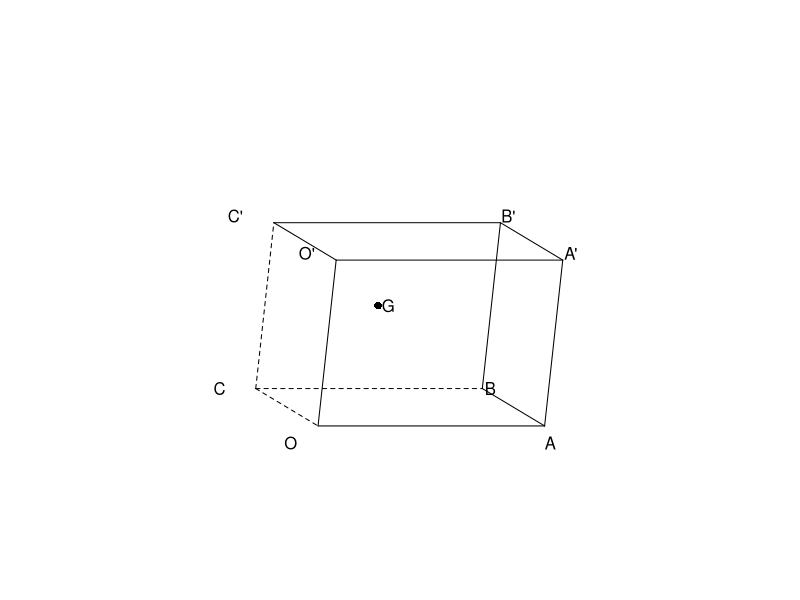
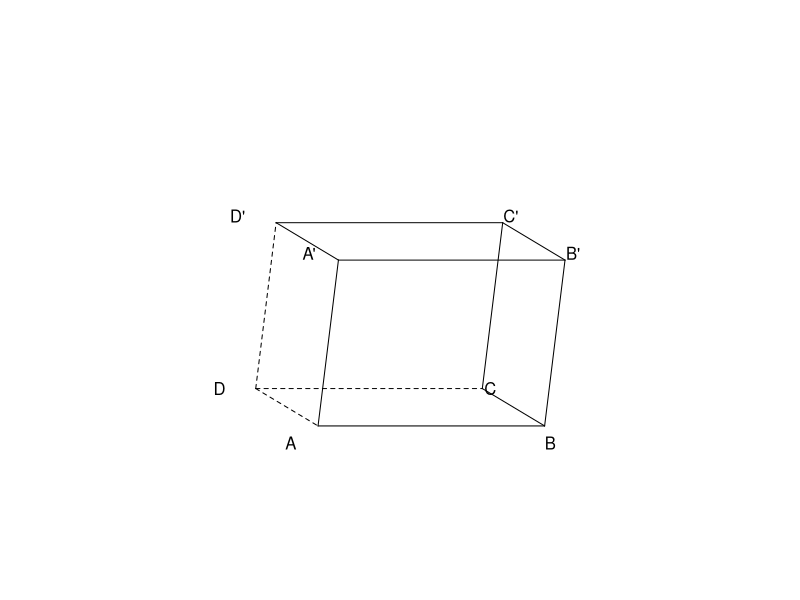
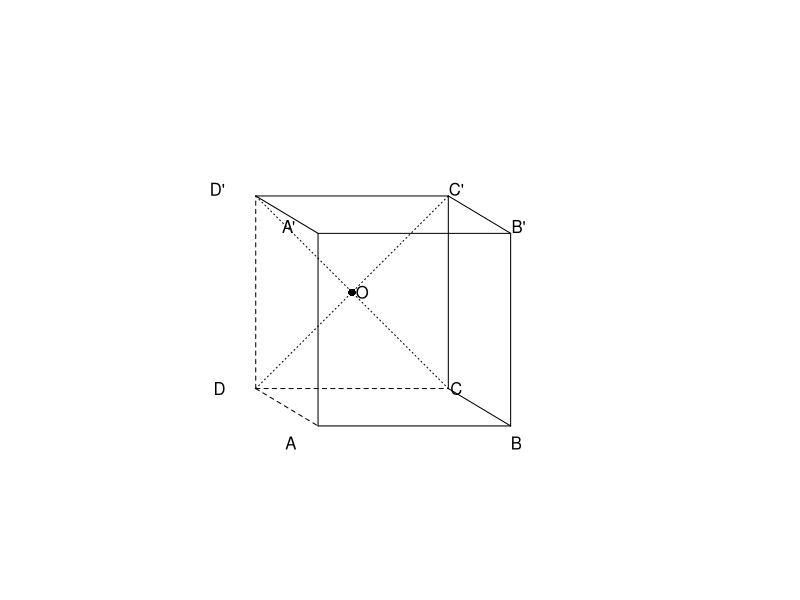
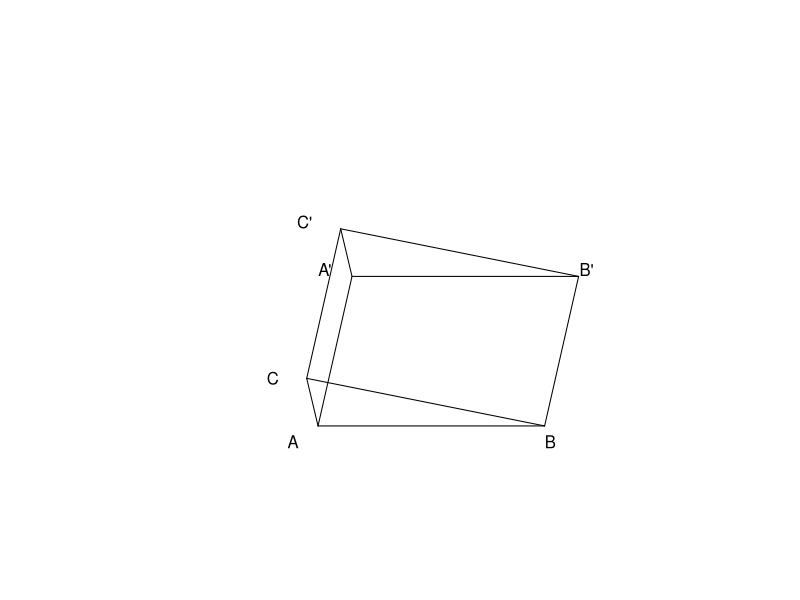
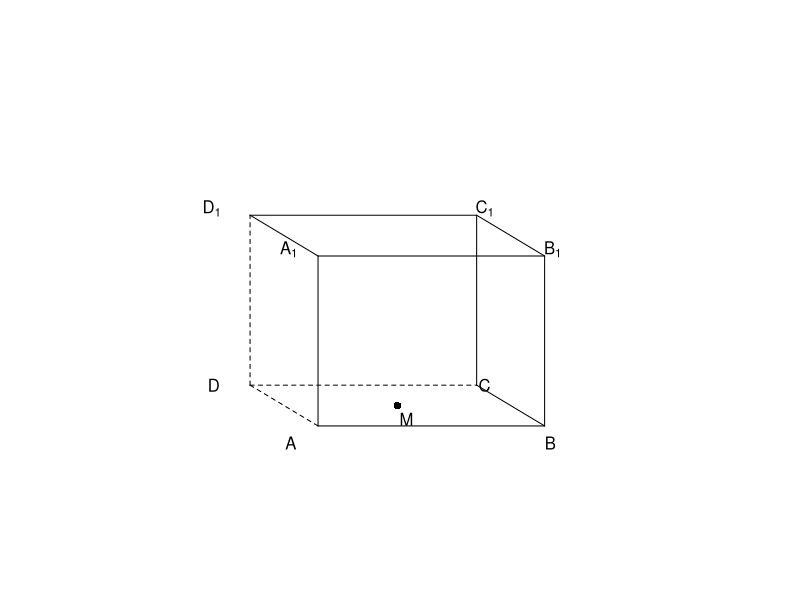
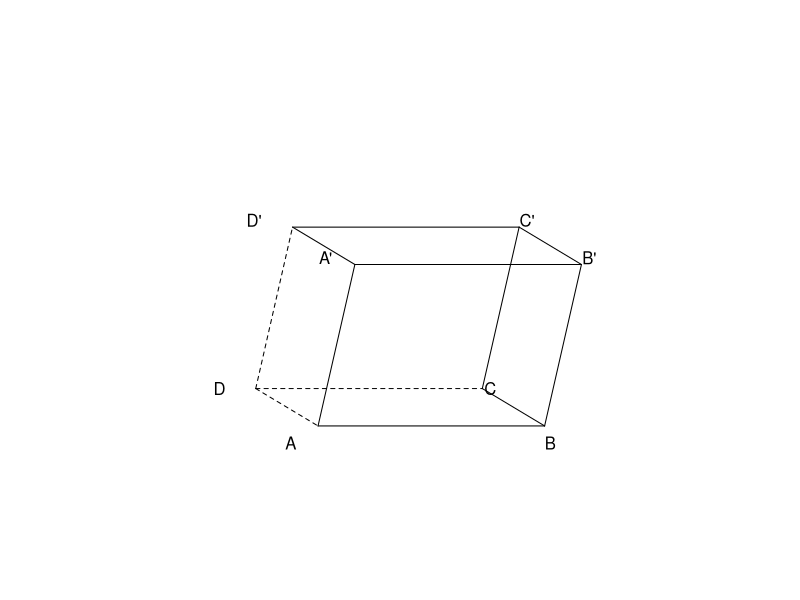
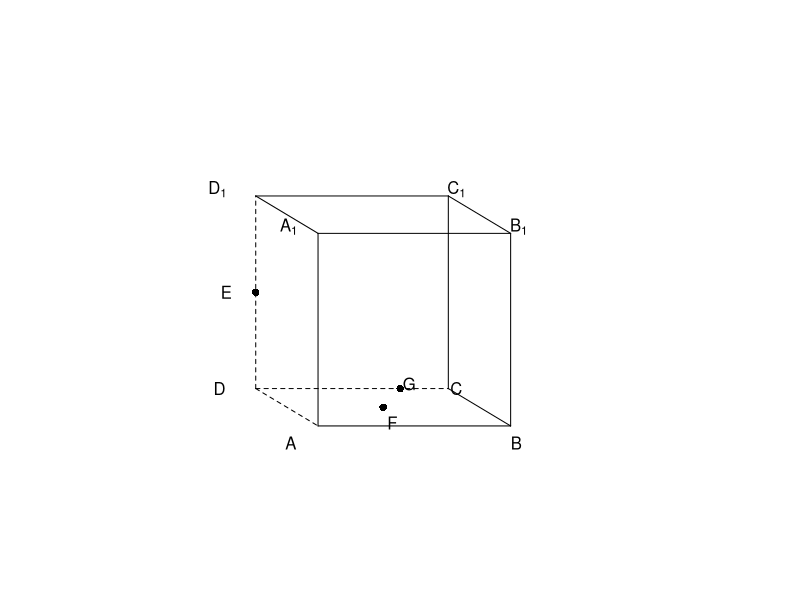

These charts were generated, in order, by the following R code:
setwd("C:/Users/18904/Github/senior-mathematics/codes")
if(!dir.exists("../figures"))dir.create("../figures")
pr=function(p)c(p[1]-0.5*p[2],p[3]+0.3*p[2])
ln=function(a,b,lty=1){pa=pr(a);pb=pr(b);lines(c(pa[1],pb[1]),c(pa[2],pb[2]),lty=lty)}
lb=function(p,t,dx=0.07,dy=0.06){q=pr(p);text(q[1]+dx,q[2]+dy,t)}
dot=function(p){q=pr(p);points(q[1],q[2],pch=16)}
mk=function(){plot(0,0,type="n",xlim=c(-1.6,3.4),ylim=c(-0.5,2.9),axes=FALSE,xlab="",ylab="",asp=1)}
bx=function(w=2,d=1.1,h=1.5){
 A=c(0,0,0);B=c(w,0,0);C=c(w,d,0);D=c(0,d,0)
 A1=c(0,0,h);B1=c(w,0,h);C1=c(w,d,h);D1=c(0,d,h)
 ln(A,B);ln(B,C);ln(A1,B1);ln(B1,C1);ln(C1,D1);ln(D1,A1)
 ln(A,A1);ln(B,B1);ln(C,C1)
 ln(D,C,2);ln(D,A,2);ln(D,D1,2)
 list(A=A,B=B,C=C,D=D,A1=A1,B1=B1,C1=C1,D1=D1)}
lbb=function(b,q="'"){
 lb(b$A,"A",dx=-0.24,dy=-0.15);lb(b$B,"B",dx=0.05,dy=-0.15)
 lb(b$D,"D",dx=-0.32,dy=0.0);lb(b$C,"C",dx=0.07,dy=0.0)
 lb(b$A1,paste0("A",q),dx=-0.26,dy=0.06);lb(b$B1,paste0("B",q),dx=0.07,dy=0.06)
 lb(b$D1,paste0("D",q),dx=-0.34,dy=0.06);lb(b$C1,paste0("C",q),dx=0.07,dy=0.06)}
pp=function(w=2,d=1.1,h=1.5,ux=0.12,uy=-0.12){
 A=c(0,0,0);B=c(w,0,0);C=c(w,d,0);D=c(0,d,0)
 A1=c(ux,uy,h);B1=c(w+ux,uy,h);C1=c(w+ux,d+uy,h);D1=c(ux,d+uy,h)
 ln(A,B);ln(B,C);ln(A1,B1);ln(B1,C1);ln(C1,D1);ln(D1,A1)
 ln(A,A1);ln(B,B1);ln(C,C1)
 ln(D,C,2);ln(D,A,2);ln(D,D1,2)
 list(A=A,B=B,C=C,D=D,A1=A1,B1=B1,C1=C1,D1=D1)}
# week57-1: 平行六面体 OABC-O'A'B'C', G center of side face BB'C'C
draw1=function(){mk()
 O=c(0,0,0);A=c(2,0,0);B=c(2,1.1,0);C=c(0,1.1,0)
 O1=c(0.1,-0.12,1.5);A1=c(2.1,-0.12,1.5);B1=c(2.1,0.98,1.5);C1=c(0.1,0.98,1.5)
 ln(O,A);ln(A,B);ln(O1,A1);ln(A1,B1);ln(B1,C1);ln(C1,O1)
 ln(O,O1);ln(A,A1);ln(B,B1)
 ln(C,B,2);ln(C,O,2);ln(C,C1,2)
 G=(B+B1+C+C1)/4
 dot(G);lb(G,"G",dx=0.09,dy=0.0)
 lb(O,"O",dx=-0.24,dy=-0.15);lb(A,"A",dx=0.05,dy=-0.15)
 lb(C,"C",dx=-0.32,dy=0.0);lb(B,"B",dx=0.07,dy=0.0)
 lb(O1,"O'",dx=-0.26,dy=0.06);lb(A1,"A'",dx=0.07,dy=0.06)
 lb(C1,"C'",dx=-0.34,dy=0.06);lb(B1,"B'",dx=0.07,dy=0.06)}
# week57-2: 平行六面体 ABCD-A'B'C'D'
draw2=function(){mk();b=pp(2,1.1,1.5);lbb(b)}
# week57-3: 正方体, O = CD' ∩ DC'
draw3=function(){mk();b=bx(1.7,1.1,1.7);lbb(b)
 ln(b$C,b$D1,3);ln(b$D,b$C1,3)
 O=(b$C+b$D1)/2
 dot(O);lb(O,"O",dx=0.09,dy=0.0)}
# week57-4: 平移 triangle ABC -> A'B'C'
draw4=function(){mk()
 A=c(0,0,0);B=c(2,0,0);C=c(0.6,1.4,0)
 v=c(0.25,-0.1,1.35)
 A1=A+v;B1=B+v;C1=C+v
 ln(A,B);ln(B,C);ln(C,A)
 ln(A1,B1);ln(B1,C1);ln(C1,A1)
 ln(A,A1);ln(B,B1);ln(C,C1)
 lb(A,"A",dx=-0.22,dy=-0.14);lb(B,"B",dx=0.05,dy=-0.14)
 lb(C,"C",dx=-0.30,dy=0.0)
 lb(A1,"A'",dx=-0.24,dy=0.06);lb(B1,"B'",dx=0.07,dy=0.06)
 lb(C1,"C'",dx=-0.32,dy=0.06)}
# week57-5: 长方体 ABCD-A1B1C1D1, M bottom center
draw5=function(){mk();b=bx(2,1.2,1.5)
 lb(b$A,"A",dx=-0.24,dy=-0.15);lb(b$B,"B",dx=0.05,dy=-0.15)
 lb(b$D,"D",dx=-0.32,dy=0.0);lb(b$C,"C",dx=0.07,dy=0.0)
 lb(b$A1,expression(A[1]),dx=-0.26,dy=0.06);lb(b$B1,expression(B[1]),dx=0.07,dy=0.06)
 lb(b$D1,expression(D[1]),dx=-0.34,dy=0.06);lb(b$C1,expression(C[1]),dx=0.07,dy=0.06)
 M=(b$A+b$C)/2
 dot(M);lb(M,"M",dx=0.08,dy=-0.12)}
# week57-6: 底面菱形平行六面体
draw6=function(){mk();b=pp(2,1.1,1.5,0.2,-0.25);lbb(b)}
# week57-7: 正方体 edge1, E mid DD1, F mid BD, G on CD CG=1/4 CD
draw7=function(){mk();b=bx(1.7,1.1,1.7)
 lb(b$A,"A",dx=-0.24,dy=-0.15);lb(b$B,"B",dx=0.05,dy=-0.15)
 lb(b$D,"D",dx=-0.32,dy=0.0);lb(b$C,"C",dx=0.07,dy=0.0)
 lb(b$A1,expression(A[1]),dx=-0.26,dy=0.06);lb(b$B1,expression(B[1]),dx=0.07,dy=0.06)
 lb(b$D1,expression(D[1]),dx=-0.34,dy=0.06);lb(b$C1,expression(C[1]),dx=0.07,dy=0.06)
 E=(b$D+b$D1)/2;F=(b$B+b$D)/2;G=b$C+0.25*(b$D-b$C)
 dot(E);lb(E,"E",dx=-0.26,dy=0.0)
 dot(F);lb(F,"F",dx=0.08,dy=-0.14)
 dot(G);lb(G,"G",dx=0.08,dy=0.04)}
for(i in 1:7){
 f=get(paste0("draw",i))
 pdf(paste0("../figures/week57-",i,".pdf"),width=4,height=4)
 f();dev.off()
 svglite::svglite(paste0("../figures/week57-",i,".svg"),width=4,height=4)
 f();dev.off()}
